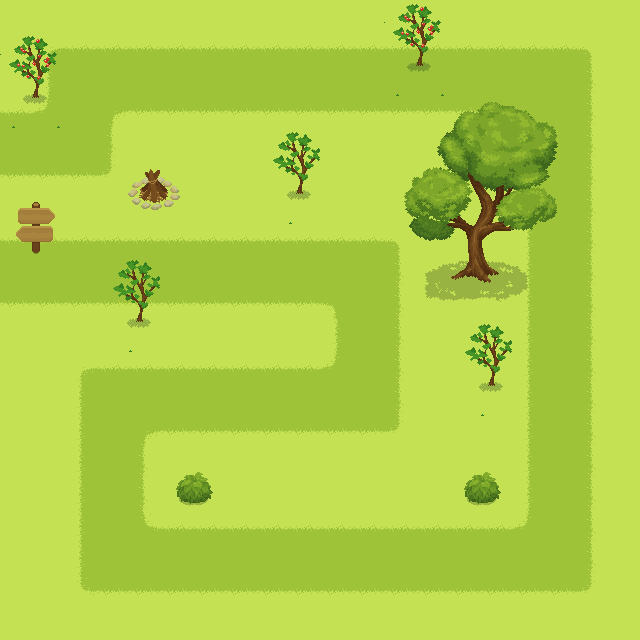

Rendered tile map (Tiled .tmx) drawn with the repository's tilesets; below, a short description and the full map source, tile grids included:
An orthogonal 20x20 tile map with 32x32 px tiles, 3 tile layers (ground, path, decoration), 2 tilesets and 12 objects.

<map version="1.10" tiledversion="1.10.2" orientation="orthogonal" renderorder="right-down" width="20" height="20" tilewidth="32" tileheight="32" infinite="0" backgroundcolor="#7e4700" nextlayerid="6" nextobjectid="77">
 <tileset firstgid="1" source="ground.tsx" />
 <tileset firstgid="157" source="objects.tsx" />
 <layer id="1" name="ground" width="20" height="20" locked="1">
  <data encoding="csv">
15,15,15,15,15,15,15,15,15,15,15,15,15,15,15,15,15,15,15,15,
15,15,15,15,15,15,15,15,15,15,15,15,15,15,15,15,15,15,15,15,
15,15,15,15,15,15,15,15,15,15,15,15,15,15,15,15,15,15,15,15,
15,15,15,15,15,15,15,15,15,15,15,15,15,15,15,15,15,15,15,15,
15,15,15,15,15,15,15,15,15,15,15,15,15,15,15,15,15,15,15,15,
15,15,15,15,15,15,15,15,15,15,15,15,15,15,15,15,15,15,15,15,
15,15,15,15,15,15,15,15,15,15,15,15,15,15,15,15,15,15,15,15,
15,15,15,15,15,15,15,15,15,15,15,15,15,15,15,15,15,15,15,15,
15,15,15,15,15,15,15,15,15,15,15,15,15,15,15,15,15,15,15,15,
15,15,15,15,15,15,15,15,15,15,15,15,15,15,15,15,15,15,15,15,
15,15,15,15,15,15,15,15,15,15,15,15,15,15,15,15,15,15,15,15,
15,15,15,15,15,15,15,15,15,15,15,15,15,15,15,15,15,15,15,15,
15,15,15,15,15,15,15,15,15,15,15,15,15,15,15,15,15,15,15,15,
15,15,15,15,15,15,15,15,15,15,15,15,15,15,15,15,15,15,15,15,
15,15,15,15,15,15,15,15,15,15,15,15,15,15,15,15,15,15,15,15,
15,15,15,15,15,15,15,15,15,15,15,15,15,15,15,15,15,15,15,15,
15,15,15,15,15,15,15,15,15,15,15,15,15,15,15,15,15,15,15,15,
15,15,15,15,15,15,15,15,15,15,15,15,15,15,15,15,15,15,15,15,
15,15,15,15,15,15,15,15,15,15,15,15,15,15,15,15,15,15,15,15,
15,15,15,15,15,15,15,15,15,15,15,15,15,15,15,15,15,15,15,15
</data>
 </layer>
 <layer id="3" name="path" width="20" height="20" locked="1">
  <data encoding="csv">
0,0,0,0,0,0,0,0,0,0,0,0,0,0,0,0,0,0,0,0,
0,105,106,106,106,106,106,106,106,106,106,106,106,106,106,106,106,106,107,0,
0,118,119,119,119,119,119,119,119,119,119,119,119,119,119,119,119,119,120,0,
106,137,119,123,132,132,132,132,132,132,132,132,132,132,132,132,124,119,120,0,
119,119,119,120,0,0,0,0,0,0,0,0,0,0,0,0,118,119,120,0,
132,132,132,133,0,0,0,0,0,0,0,0,0,0,0,0,118,119,120,0,
0,0,0,0,0,0,0,0,0,0,0,0,0,0,0,0,118,119,120,0,
106,106,106,106,106,106,106,106,106,106,106,106,107,0,0,0,118,119,120,0,
119,119,119,119,119,119,119,119,119,119,119,119,120,0,0,0,118,119,120,0,
132,132,132,132,132,132,132,132,132,132,124,119,120,0,0,0,118,119,120,0,
0,0,0,0,0,0,0,0,0,0,118,119,120,0,0,0,118,119,120,0,
0,0,105,106,106,106,106,106,106,106,137,119,120,0,0,0,118,119,120,0,
0,0,118,119,119,119,119,119,119,119,119,119,120,0,0,0,118,119,120,0,
0,0,118,119,123,132,132,132,132,132,132,132,133,0,0,0,118,119,120,0,
0,0,118,119,120,0,0,0,0,0,0,0,0,0,0,0,118,119,120,0,
0,0,118,119,120,0,0,0,0,0,0,0,0,0,0,0,118,119,120,0,
0,0,118,119,136,106,106,106,106,106,106,106,106,106,106,106,137,119,120,0,
0,0,118,119,119,119,119,119,119,119,119,119,119,119,119,119,119,119,120,0,
0,0,131,132,132,132,132,132,132,132,132,132,132,132,132,132,132,132,133,0,
0,0,0,0,0,0,0,0,0,0,0,0,0,0,0,0,0,0,0,0
</data>
 </layer>
 <layer id="4" name="decoration" width="20" height="20" locked="1">
  <data encoding="csv">
0,0,0,0,0,0,0,0,0,0,0,0,326,327,0,0,0,0,0,0,
326,327,0,0,0,0,0,0,0,0,0,0,342,343,0,0,0,0,0,0,
342,343,0,0,0,0,0,0,0,0,0,0,358,359,0,0,0,0,0,0,
358,359,0,0,0,0,0,0,0,0,0,0,178,179,180,181,182,183,0,0,
0,0,0,0,0,0,0,0,324,325,0,0,194,195,196,197,198,199,0,0,
0,0,0,0,519,520,0,0,340,341,0,0,210,211,212,213,214,215,0,0,
493,494,0,0,535,536,0,0,356,357,0,0,226,227,228,229,230,231,0,0,
509,510,0,0,0,0,0,0,0,0,0,0,242,243,244,245,246,247,0,0,
0,0,0,324,325,0,0,0,0,0,0,0,258,259,260,261,262,263,0,0,
0,0,0,340,341,0,0,0,0,0,0,0,274,275,276,277,278,279,0,0,
0,0,0,356,357,0,0,0,0,0,0,0,0,0,324,325,0,0,0,0,
0,0,0,0,0,0,0,0,0,0,0,0,0,0,340,341,0,0,0,0,
0,0,0,0,0,0,0,0,0,0,0,0,0,0,356,357,0,0,0,0,
0,0,0,0,0,0,0,0,0,0,0,0,0,0,0,0,0,0,0,0,
0,0,0,0,0,397,398,0,0,0,0,0,0,0,397,398,0,0,0,0,
0,0,0,0,0,413,414,0,0,0,0,0,0,0,413,414,0,0,0,0,
0,0,0,0,0,0,0,0,0,0,0,0,0,0,0,0,0,0,0,0,
0,0,0,0,0,0,0,0,0,0,0,0,0,0,0,0,0,0,0,0,
0,0,0,0,0,0,0,0,0,0,0,0,0,0,0,0,0,0,0,0,
0,0,0,0,0,0,0,0,0,0,0,0,0,0,0,0,0,0,0,0
</data>
 </layer>
 <objectgroup id="2" name="turningpoints">
  <object id="20" x="-16" y="272">
   <point />
  </object>
  <object id="21" x="366" y="272">
   <point />
  </object>
  <object id="22" x="362.651" y="403.614">
   <point />
  </object>
  <object id="23" x="113.253" y="404.819">
   <point />
  </object>
  <object id="24" x="108.434" y="557.831">
   <point />
  </object>
  <object id="25" x="556.627" y="559.036">
   <point />
  </object>
  <object id="26" x="560.241" y="80.7229">
   <point />
  </object>
  <object id="27" x="80" y="80">
   <point />
  </object>
  <object id="28" x="80" y="144">
   <point />
  </object>
  <object id="29" x="-16" y="144">
   <point />
  </object>
 </objectgroup>
 <objectgroup id="5" name="spawnpoints" visible="0" locked="1">
  <object id="65" x="192.585" y="161.987">
   <point />
  </object>
  <object id="66" x="256.479" y="222.282">
   <point />
  </object>
 </objectgroup>
</map>
